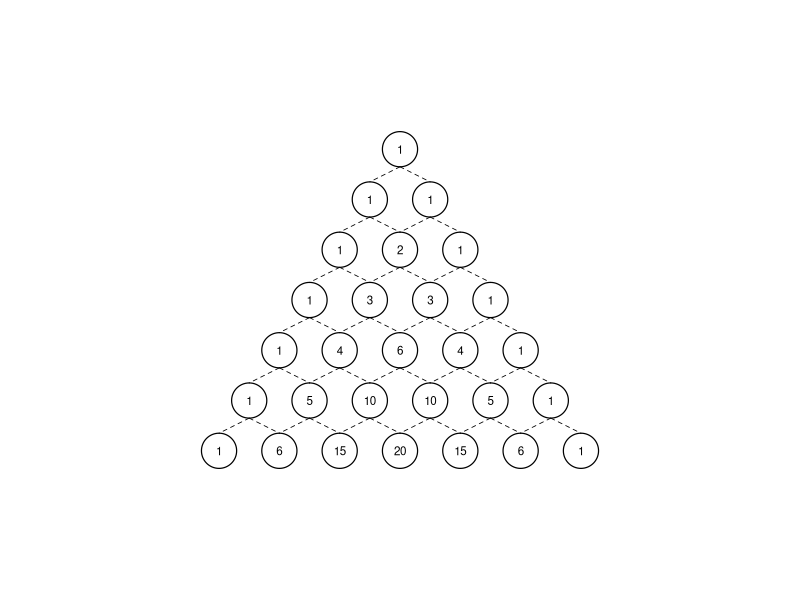
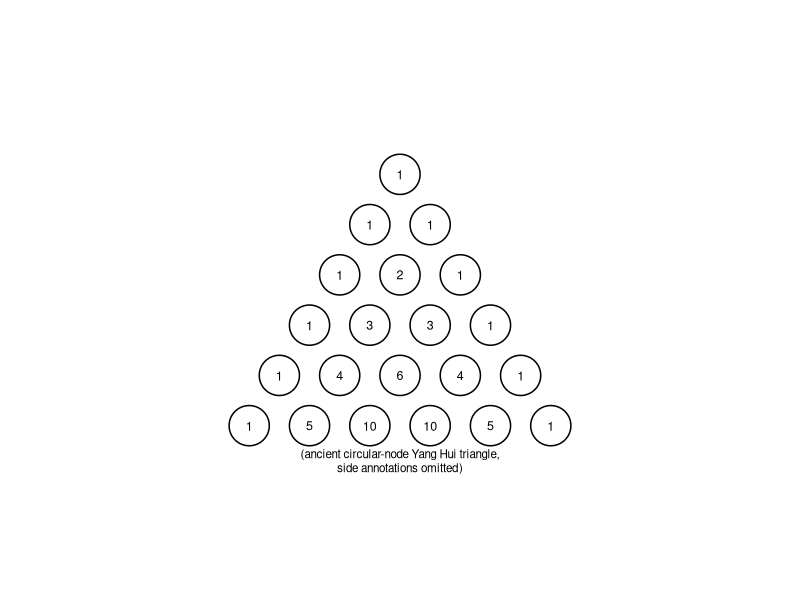

Here is the R script that generated these plots, in order:
setwd("C:/Users/18904/Github/senior-mathematics/codes")
if(!dir.exists("../figures"))dir.create("../figures")
# week91-1: Yang Hui triangle rows 0..6 with recurrence lines
draw1=function(){
  par(mar=c(1,1,1,1))
  plot(0,0,xlim=c(0,14),ylim=c(0,8),type="n",asp=1,xlab="",ylab="",axes=FALSE)
  rows=list(c(1),c(1,1),c(1,2,1),c(1,3,3,1),c(1,4,6,4,1),c(1,5,10,10,5,1),c(1,6,15,20,15,6,1))
  # y positions from top row=7 to bottom row=1
  for(r in 1:7){
    vals=rows[[r]]
    n=length(vals)
    y=8-r
    # center horizontally at x=7
    xs=7+seq(-(n-1)/2,(n-1)/2,length.out=n)*1.2
    for(i in 1:n){
      symbols(xs[i],y,circles=0.35,inches=FALSE,add=TRUE,lwd=1.2)
      text(xs[i],y,vals[i],cex=0.7)
    }
    # recurrence lines to next row
    if(r<7){
      n2=length(rows[[r+1]])
      y2=8-(r+1)
      xs2=7+seq(-(n2-1)/2,(n2-1)/2,length.out=n2)*1.2
      for(i in 1:n){
        segments(xs[i],y-0.35,xs2[i],y2+0.35,lwd=0.8,lty=2)
        segments(xs[i],y-0.35,xs2[i+1],y2+0.35,lwd=0.8,lty=2)
      }
    }
  }
}
cairo_pdf("../figures/week91-1.pdf",width=4,height=4,family="SimSun")
draw1()
dev.off()
svglite::svglite("../figures/week91-1.svg",width=4,height=4)
draw1()
dev.off()
# week91-2: ancient Yang Hui triangle (circular nodes, no side annotations)
draw2=function(){
  par(mar=c(1,1,1,1))
  plot(0,0,xlim=c(0,14),ylim=c(0,8),type="n",asp=1,xlab="",ylab="",axes=FALSE)
  rows=list(c(1),c(1,1),c(1,2,1),c(1,3,3,1),c(1,4,6,4,1),c(1,5,10,10,5,1))
  for(r in 1:6){
    vals=rows[[r]]
    n=length(vals)
    y=7.5-r
    xs=7+seq(-(n-1)/2,(n-1)/2,length.out=n)*1.2
    for(i in 1:n){
      symbols(xs[i],y,circles=0.4,inches=FALSE,add=TRUE,lwd=1.5)
      text(xs[i],y,vals[i],cex=0.75)
    }
  }
  text(7,0.8,"(ancient circular-node Yang Hui triangle,\nside annotations omitted)",cex=0.7)
}
cairo_pdf("../figures/week91-2.pdf",width=4,height=4,family="SimSun")
draw2()
dev.off()
svglite::svglite("../figures/week91-2.svg",width=4,height=4)
draw2()
dev.off()
